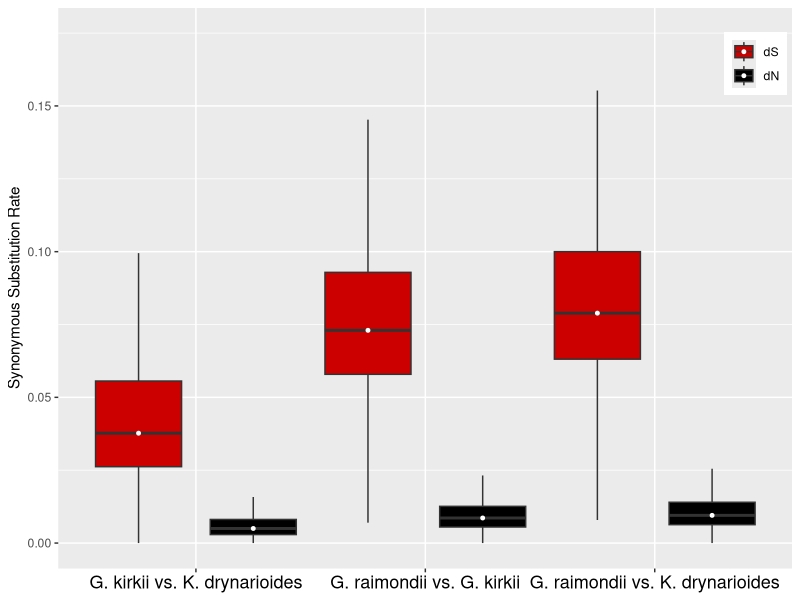
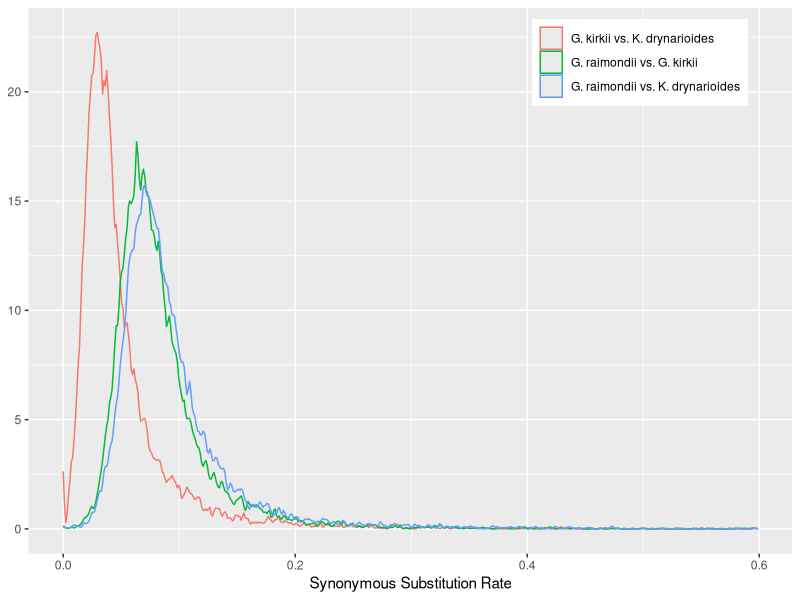

Write the R code that produced these figures, in order.

library("ggplot2")
library("dplyr")
library("reshape2")

######
#Read Data
######

DF <- read.csv("final_dNdS.csv", header = TRUE)


######
#Pruning
######

clusters <- dim(DF)[1] / 3
DF$X <- rep(1:clusters, each=3)
DF$`Species Comparison` <- as.factor(rep(c("G. raimondii vs. G. kirkii", "G. raimondii vs. K. drynarioides", "G. kirkii vs. K. drynarioides"), clusters))

filtered <- !(DF$X %in% DF[DF$dS > 0.6,]$X)
DF <- DF[filtered,]




######
#Dating
######

groups <- DF %>% group_by(`Species Comparison`)
dS.summary.table <- summarize(groups, Mean = mean(dS), StDev = sd(dS), Median = median(dS))
dN.summary.table <- summarize(groups, Mean = mean(dN), StDev = sd(dN), Median = median(dN))

malv.time <- 0.00000000456
palms.time <- 0.0000000026
brassica.time <- 0.000000015

Gossypioides.Kokia.time = c(dS.summary.table[[1,4]] / (2*brassica.time) /1000000, dS.summary.table[[1,4]] / (2*malv.time) /1000000, dS.summary.table[[1,4]] / (2*palms.time) /1000000)
Gossypium.Gossypioides.time = c(dS.summary.table[[2,4]] / (2*brassica.time) /1000000, dS.summary.table[[2,4]] / (2*malv.time) /1000000, dS.summary.table[[2,4]] / (2*palms.time) /1000000)
Gossypium.Kokia.time = c(dS.summary.table[[3,4]] / (2*brassica.time) /1000000, dS.summary.table[[3,4]] / (2*malv.time) /1000000, dS.summary.table[[3,4]] / (2*palms.time) /1000000)
Divergence.table <- rbind(Gossypioides.Kokia.time, Gossypium.Gossypioides.time, Gossypium.Kokia.time)
colnames(Divergence.table) <- c("Brassica Estimate", "Malvaceae Estimate", "Palms Estimate")


######
#Plotting
######
png("Figure_dNdSboxplot.png", 5000, 5000, pointsize=12, res=600)
Df.melted <- melt(DF, id.vars = "Species Comparison", measure.vars = c("dS", "dN"))
colnames(Df.melted)[3] <- c("Synonymous Substitution Rate")


p <- ggplot(Df.melted, aes(x=`Species Comparison`, y = `Synonymous Substitution Rate`, fill=variable)) + geom_boxplot(position = position_dodge(1), outlier.shape = NA) + 
  theme(legend.position = c(0.95,0.9), legend.title = element_blank(), axis.title.x = element_blank(), axis.text.x = element_text(color = "black", size = 13)) + 
  scale_y_continuous(limits = c(0,0.175))
p + stat_summary(fun.y=median, geom="point", size=1, color="white", position = position_dodge(1)) + scale_fill_manual(values = c("red3", "black"))

dev.off()

newDf.melted <- Df.melted[Df.melted$variable == "dS",]


png("Figure_dSDistribution.png", 5000, 5000, pointsize=12, res=600)
ggplot(newDf.melted, aes(newDf.melted$`Synonymous Substitution Rate`, colour = newDf.melted$`Species Comparison`)) + 
  geom_density(adjust = 1/5) + 
  theme(legend.position = c(0.8, 0.9), axis.title.y = element_blank(), legend.title = element_blank()) + 
  xlab("Synonymous Substitution Rate") 



dev.off()

